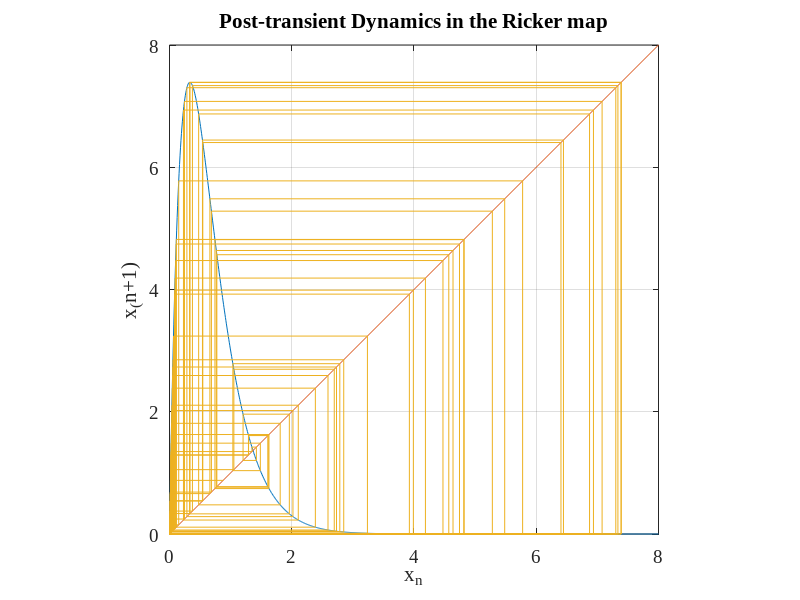

Source code (MATLAB):
clear variables
set(0, 'DefaultAxesFontName','Times New Roman','DefaultAxesFontSize',14);

Ntrans = 1024;
NT = 256;                           % number of times
r = 3;                     % control parameter
x0 = sqrt(2)/10;                    % inital value of x

X = linspace(0,8,1024);             % x axis plot
Y = r*X.*exp(r*(1-X));                % parabola of map

for j = 1:Ntrans
    x0 = r*x0.*exp(r*(1-x0));
end

x(1) = x0;                          % inital x function input
y(1) = x0;                            % intial y function input

for j = 2:2:NT;                         %for loop / define loop end and start
    x(j) = x(j-1);                      % define starting value of x for loop
    y(j) = r*x(j).*exp(r*(1-x(j)));       % define the function
                                        %^Take value to the map (up step)
    x(j+1) = y(j);
    y(j+1) = y(j);                      % take value to the 45 line
                                        %(along step)                                     
                                       
end


figure(2) %period attractor
plot(X,Y,X,X,x,y)                       % Plot 3 different curve on one set of axes
grid on
axis square
xlabel('x_n')
ylabel('x_(n+1)')
title('Post-transient Dynamics in the Ricker map')              %title
